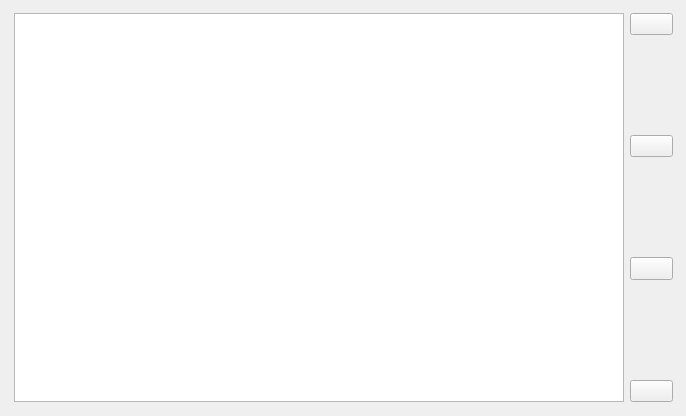
<?xml version="1.0" encoding="UTF-8"?>
<ui version="4.0">
 <class>Animation</class>
 <widget class="QWidget" name="Animation">
  <property name="geometry">
   <rect>
    <x>0</x>
    <y>0</y>
    <width>686</width>
    <height>416</height>
   </rect>
  </property>
  <property name="windowTitle">
   <string>Widget</string>
  </property>
  <widget class="QWidget" name="">
   <property name="geometry">
    <rect>
     <x>3</x>
     <y>-92</y>
     <width>681</width>
     <height>600</height>
    </rect>
   </property>
   <layout class="QGridLayout" name="gridLayout">
    <item row="1" column="1">
     <widget class="QPushButton" name="animationPause">
      <property name="text">
       <string/>
      </property>
      <property name="icon">
       <iconset resource="res.qrc">
        <normaloff>:/images/Pause.png</normaloff>:/images/Pause.png</iconset>
      </property>
      <property name="iconSize">
       <size>
        <width>16</width>
        <height>16</height>
       </size>
      </property>
     </widget>
    </item>
    <item row="0" column="0" rowspan="4">
     <widget class="QGraphicsView" name="graphicsView"/>
    </item>
    <item row="0" column="1">
     <widget class="QPushButton" name="animationPlay">
      <property name="text">
       <string/>
      </property>
      <property name="icon">
       <iconset resource="res.qrc">
        <normaloff>:/images/Play.png</normaloff>:/images/Play.png</iconset>
      </property>
      <property name="iconSize">
       <size>
        <width>16</width>
        <height>16</height>
       </size>
      </property>
      <property name="shortcut">
       <string/>
      </property>
     </widget>
    </item>
    <item row="3" column="1">
     <widget class="QPushButton" name="animationClose">
      <property name="text">
       <string/>
      </property>
      <property name="icon">
       <iconset resource="res.qrc">
        <normaloff>:/images/Power.png</normaloff>:/images/Power.png</iconset>
      </property>
     </widget>
    </item>
    <item row="2" column="1">
     <widget class="QPushButton" name="animationStop">
      <property name="font">
       <font>
        <pointsize>10</pointsize>
       </font>
      </property>
      <property name="styleSheet">
       <string notr="true">image: url(:/pump_2);</string>
      </property>
      <property name="text">
       <string/>
      </property>
      <property name="icon">
       <iconset resource="res.qrc">
        <normaloff>:/images/Stop.png</normaloff>:/images/Stop.png</iconset>
      </property>
      <property name="iconSize">
       <size>
        <width>12</width>
        <height>12</height>
       </size>
      </property>
     </widget>
    </item>
   </layout>
  </widget>
 </widget>
 <layoutdefault spacing="6" margin="11"/>
 <tabstops>
  <tabstop>animationPlay</tabstop>
  <tabstop>animationPause</tabstop>
  <tabstop>animationStop</tabstop>
  <tabstop>animationClose</tabstop>
  <tabstop>graphicsView</tabstop>
 </tabstops>
 <resources>
  <include location="res.qrc"/>
 </resources>
 <connections>
  <connection>
   <sender>animationClose</sender>
   <signal>clicked()</signal>
   <receiver>Animation</receiver>
   <slot>close()</slot>
   <hints>
    <hint type="sourcelabel">
     <x>479</x>
     <y>325</y>
    </hint>
    <hint type="destinationlabel">
     <x>437</x>
     <y>193</y>
    </hint>
   </hints>
  </connection>
 </connections>
</ui>
